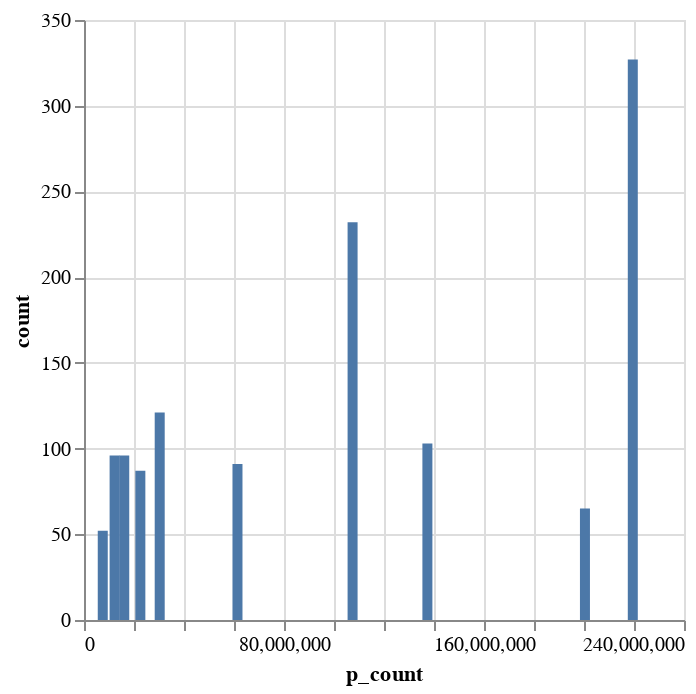

Notebook code for this chart:
### Code cell
import altair as alt
alt.Chart(top_host_df).mark_bar().encode(
    x='p_count',
    y='count'
)

### Figure 1 — Vega-Lite specification as saved in the notebook (floating-point values rounded to 4 significant figures)
{"config": {"view": {"continuousWidth": 300, "continuousHeight": 300}}, "data": {"name": "data-4a50090446d42b59ffa5d5f019c7932a"}, "mark": {"type": "bar"}, "encoding": {"x": {"field": "p_count", "type": "quantitative"}, "y": {"field": "count", "type": "quantitative"}}, "$schema": "https://vega.github.io/schema/vega-lite/v5.20.1.json", "datasets": {"data-4a50090446d42b59ffa5d5f019c7932a": [{"p_count": 219517861, "count": 327}, {"p_count": 107434423, "count": 232}, {"p_count": 30283594, "count": 121}, {"p_count": 137358866, "count": 103}, {"p_count": 16098958, "count": 96}, {"p_count": 12243051, "count": 96}, {"p_count": 61391963, "count": 91}, {"p_count": 22541573, "count": 87}, {"p_count": 200380610, "count": 65}, {"p_count": 7503643, "count": 52}]}}
